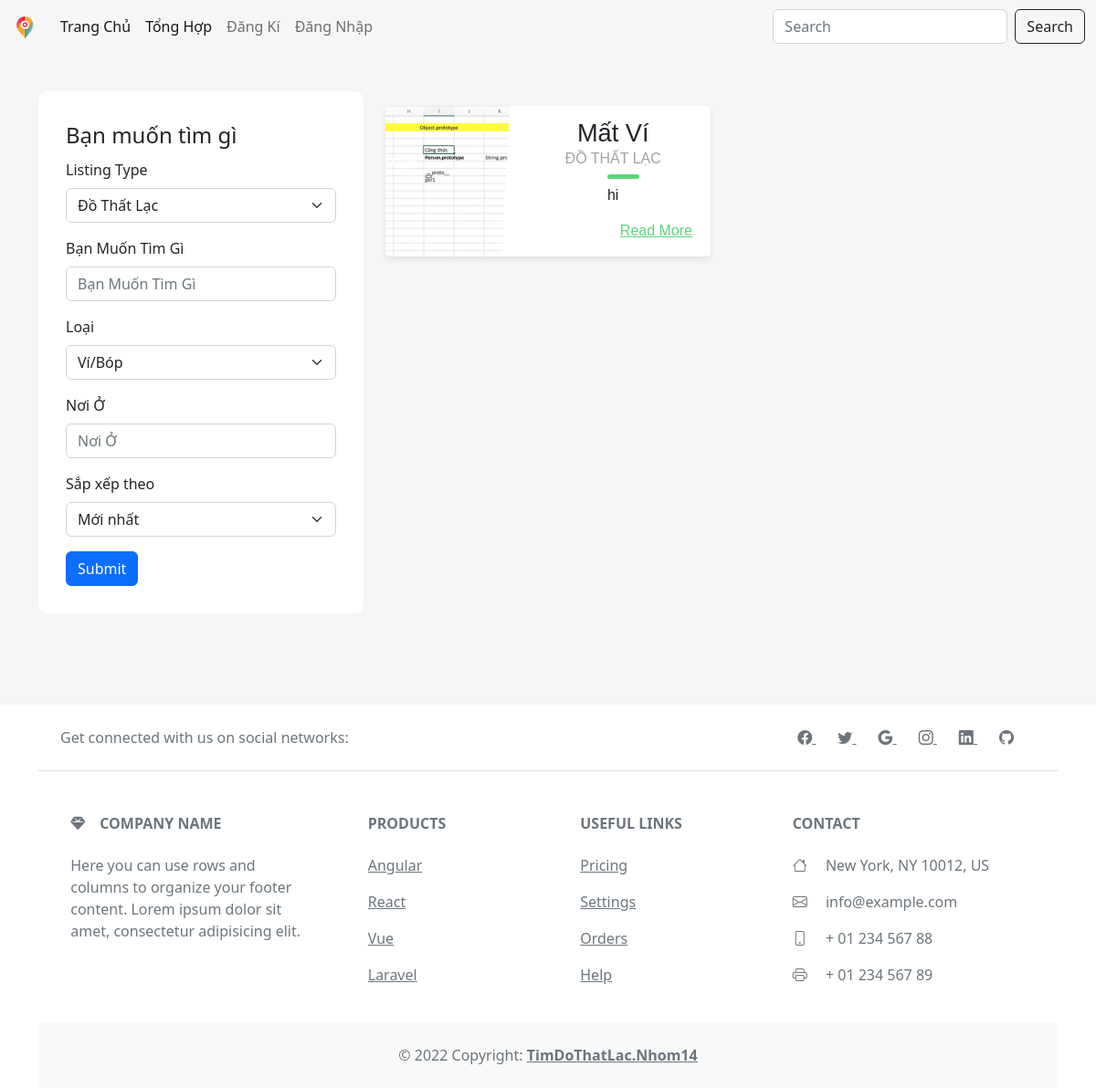
Before: /timkiem/ with the older database file.
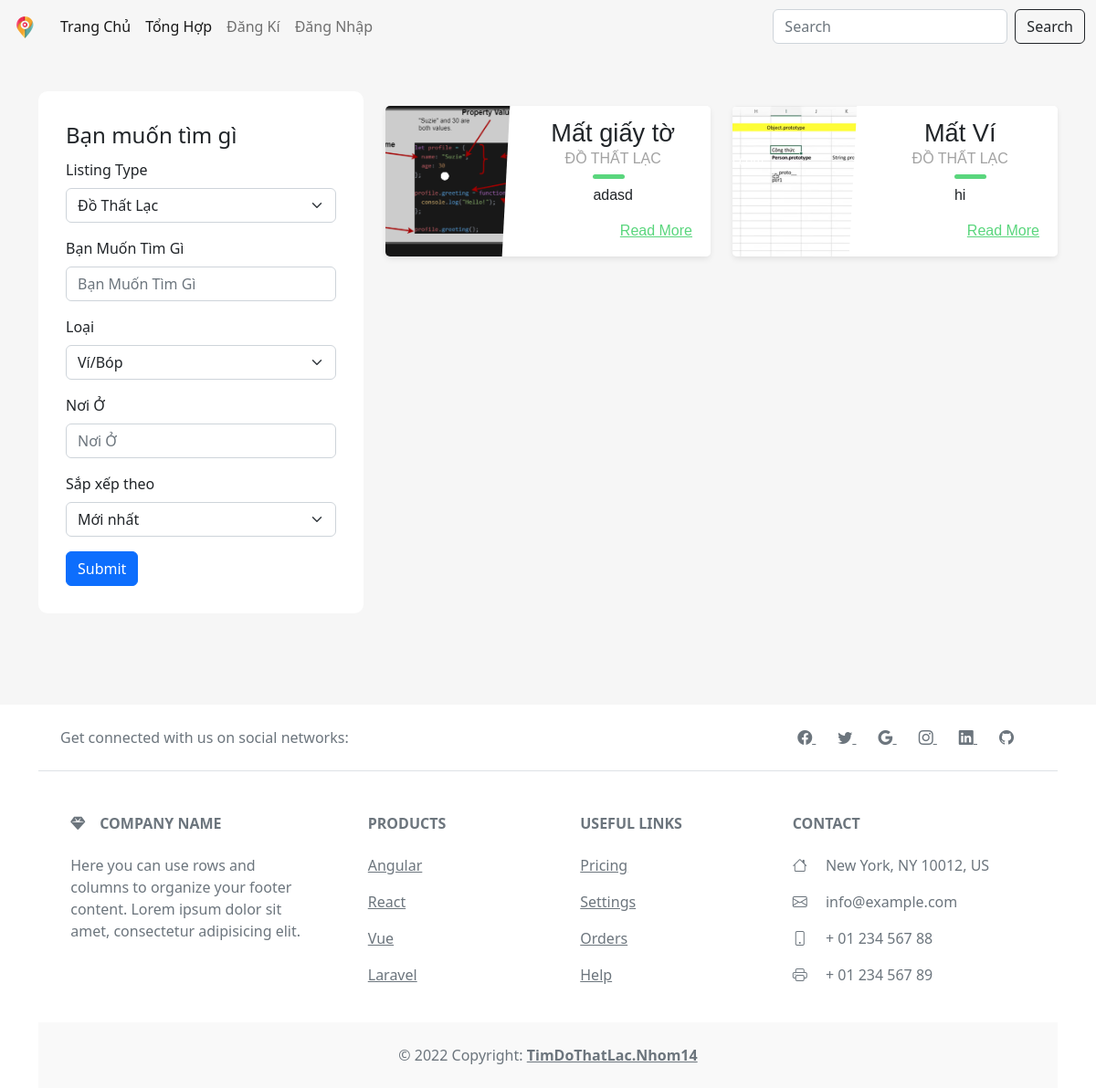
After: the same page with the newer database file.
### home/models.py (models this page shows, shortened)
class mypost(models.Model):
    user = models.TextField(null=True)
    title = models.TextField(max_length=1000)
    type = models.TextField()
    object = models.TextField()
    descrip = models.TextField(max_length=10000000)
    address = models.TextField()
    name = models.TextField(max_length=1000)
    pnum = models.IntegerField(null=True, blank=True)
    email = models.TextField(max_length=1000)
    images = models.ImageField(null=True ,blank=True , upload_to='images/')

### home/views.py (the view)
# urls.py: path('timkiem/' , home.get_tim_kiem_post,  name="tim_kiem_post"),
def get_tim_kiem_post(request):
    if request.method == "GET":
        onedata = mypost.objects.filter().order_by('-pk')
        context = {
            'post':onedata
        }
    return render(request, 'timkiem.html', context)

### home/Templates/timkiem.html (shortened to what this page needs)
{% load static %}
<!DOCTYPE html>
<html>
    <head>
        <link rel="stylesheet" type="text/css" href="https://use.fontawesome.com/releases/v5.7.2/css/all.css">
         <link rel="stylesheet" type"text/css" href="{% static 'css/timkiem/timkiem.css' %}">
         <link rel="stylesheet" href="https://cdn.jsdelivr.net/npm/bootstrap-icons@1.9.1/font/bootstrap-icons.css">
         <link href="https://cdn.jsdelivr.net/npm/bootstrap@5.2.1/dist/css/bootstrap.min.css" rel="stylesheet">
    </head>
    <body>
      {% include 'header.html' %}
        <div class="body ">
            <div class="container ">
                <div class="row  ">
                  <div class="col-sm-4">
                    <div class="form-left ">
                        <form>
                            <fieldset >
                              <legend>Bạn muốn tìm gì</legend>
                              <div class="mb-3">
                                <label for="disabledSelect" class="form-label">Listing Type</label>
                                <select id="disabledSelect" class="form-select">
                                  <option>Đồ Thất Lạc</option>
                                </select>
                              </div>
                              <div class="mb-3">
                                <label for="TextInput" class="form-label">Bạn Muốn Tìm Gì</label>
                                <input type="text" id="TextInput" class="form-control" placeholder="Bạn Muốn Tìm Gì">
                              </div>
                              <div class="mb-3">
                                <label for="disabledSelect" class="form-label">Loại</label>
                                <select id="disabledSelect" class="form-select">
                                  <option>Ví/Bóp</option>
                                </select>
                              </div>
                              <div class="mb-3">
                                <label for="TextInput" class="form-label">Nơi Ở</label>
                                <input type="text" id="TextInput" class="form-control" placeholder="Nơi Ở">
                              </div>
                              <div class="mb-3">
                                <label for="disabledSelect" class="form-label">Sắp xếp theo</label>
                                <select id="disabledSelect" class="form-select">
                                  <option>Mới nhất</option>
                                </select>
                              </div>
                              <button  type="submit" class="btn btn-primary">Submit</button>
                            </fieldset>
                          </form>
                    </div>
                  </div>
                  <div class="form-right col-sm-8 text-center">
                    <div class="row">
                         {% for x in post %}
                       <div class="card_right col-sm-6">
                          <div class="blog-card">
                            <div class="meta">
                              <div class="photo" style="background-image: url({{x.images.url}})"></div>
                            </div>
                            <div class="description">
                              <h1>{{x.title}}</h1>
                              <h2>{{x.type}}</h2>
                              <p> {{x.descrip}} </p>
                              <p class="read-more">
                                <a href="{% url "show_post" x.id %}">Read More</a>
                              </p>
                            </div>
                          </div>
                         </div>
                         {% endfor %}
                    </div>
                  </div>
                </div>
              </div>
        </div>
        <div class="footer container ">
          {% include 'footer.html' %}
        </div>
    </body>
</html>

Changed rows visible on the page:
added mypost: images (picture), title "Mất giấy tờ", type "ĐỒ THẤT LẠC", descrip "adasd"
